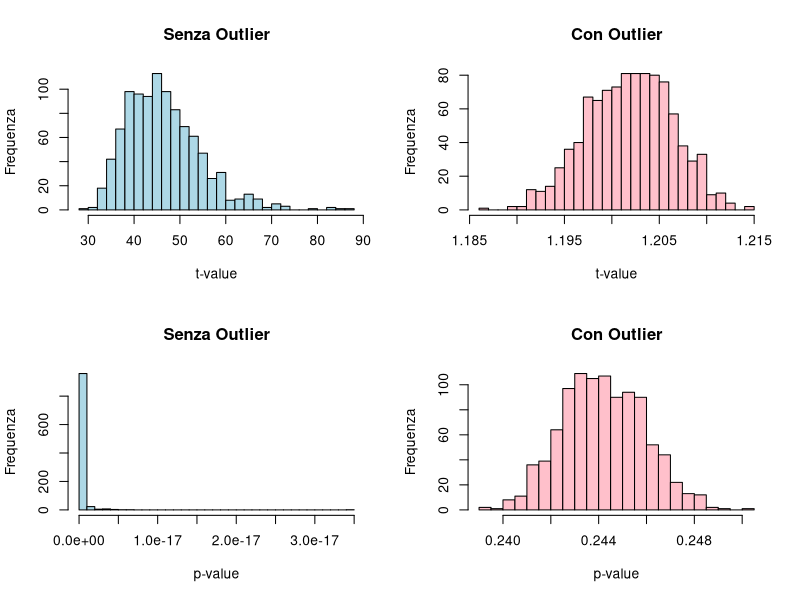

This figure's R source:
require(ggplot2)

set.seed(123)

# Dataset originale
data <- rnorm(20, mean = 10, sd = 1)
data <- c(data, 1000) # Aggiunta l'outlier

# t-test con H0: μ = 0
t_test <- t.test(data, mu = 0)

# Risultati
print(t_test)

set.seed(123)

# Funzione per simulare il t-test
simulate_t_test <- function(outlier = FALSE, n_sim = 1000, n = 20) {
  results <- data.frame(t_value = numeric(n_sim), p_value = numeric(n_sim))
  
  for (i in 1:n_sim) {
    data <- rnorm(n, mean = 10, sd = 1)
    if (outlier) data[n] <- 1000  # Aggiunta outlier
    t_test <- t.test(data, mu = 0)
    results$t_value[i] <- t_test$statistic
    results$p_value[i] <- t_test$p.value
  }
  
  return(results)
}

# Simulazioni
results_no_outlier <- simulate_t_test(outlier = FALSE)
results_no_outlier
results_with_outlier <- simulate_t_test(outlier = TRUE)

# Confronto dei risultati
par(mfrow = c(2, 2))


# Distribuzione dei t-value
hist(results_no_outlier$t_value, breaks = 30, col = "lightblue", main = "Senza Outlier", xlab = "t-value", ylab = "Frequenza")
hist(results_with_outlier$t_value, breaks = 30, col = "pink", main = "Con Outlier", xlab = "t-value", ylab = "Frequenza")

# Distribuzione dei p-value
hist(results_no_outlier$p_value, breaks = 30, col = "lightblue", main = "Senza Outlier", xlab = "p-value", ylab = "Frequenza")
hist(results_with_outlier$p_value, breaks = 30, col = "pink", main = "Con Outlier", xlab = "p-value", ylab = "Frequenza")
